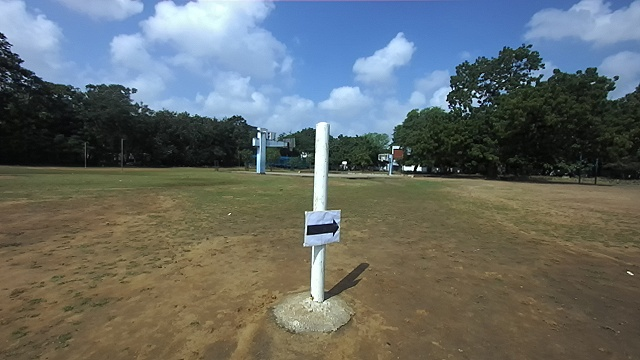
#> input picture learning_tasks/learning_task_1/arrow_right_2.jpg, 640 x 360 px
$ python arrow_dir_11.py
#> lines starting #> are read from the running program, lines starting #| are printed output that depends on the picture; after the words box and inside, x2 and y2 are one past the last pixel; in counts of white or black regions, pixels touching at a corner belong together
import cv2
import numpy as np

INPUT_IMAGE      = "arrow_right_2.jpg"

ROI_X_START      = 0.30
ROI_X_END        = 0.80
ROI_Y_START      = 0.40
ROI_Y_END        = 0.70

SCALE            = 4
DARK_THRESHOLD   = 80
BLACK_RATIO_MIN  = 0.70
MIN_CONTOUR_AREA = 200
ASPECT_MIN       = 0.8
ASPECT_MAX       = 4.0

def preprocess_with_blur(original):
    gray = cv2.cvtColor(original, cv2.COLOR_BGR2GRAY)
    blurred = cv2.GaussianBlur(gray, (1,1), 0)
    _, binary = cv2.threshold(blurred, DARK_THRESHOLD, 255, cv2.THRESH_BINARY_INV)

    # cv2.imshow("Debug 1: Original Image", binary)
    # cv2.waitKey(0)

    cnts, _ = cv2.findContours(binary, cv2.RETR_EXTERNAL, cv2.CHAIN_APPROX_SIMPLE)

    cleaned = original.copy()
    for c in cnts:
        if cv2.contourArea(c) > 1000:
            cv2.drawContours(cleaned, [c], -1, (255, 255, 255), thickness=cv2.FILLED)

    return cleaned

def get_roi(image):
    h, w = image.shape[:2]
    x0, x1 = int(w * ROI_X_START), int(w * ROI_X_END)
    y0, y1 = int(h * ROI_Y_START), int(h * ROI_Y_END)
    return image[y0:y1, x0:x1], (x0, y0)

def upscale(image):
    h, w = image.shape[:2]
    return cv2.resize(image, (w * SCALE, h * SCALE), interpolation=cv2.INTER_CUBIC)

def find_arrow_contours(gray):
    blurred = cv2.GaussianBlur(gray, (5, 5), 0)
    _, binary = cv2.threshold(blurred, DARK_THRESHOLD, 255, cv2.THRESH_BINARY_INV)

    kernel = cv2.getStructuringElement(cv2.MORPH_RECT, (3, 3))
    binary = cv2.morphologyEx(binary, cv2.MORPH_CLOSE, kernel, iterations=2)
    binary = cv2.morphologyEx(binary, cv2.MORPH_OPEN, kernel, iterations=1)

    cnts, _ = cv2.findContours(binary, cv2.RETR_EXTERNAL, cv2.CHAIN_APPROX_SIMPLE)

    candidates = []
    for c in cnts:
        if cv2.contourArea(c) < MIN_CONTOUR_AREA:
            continue
        mask = np.zeros(gray.shape, np.uint8)
        cv2.drawContours(mask, [c], -1, 255, thickness=cv2.FILLED)
        pix = gray[mask == 255]
        if len(pix) == 0:
            continue
        black_ratio = np.sum(pix <= DARK_THRESHOLD) / len(pix)
        if black_ratio < BLACK_RATIO_MIN:
            continue
        x, y, w, h = cv2.boundingRect(c)
        aspect = w / h if h > 0 else 0
        if not (ASPECT_MIN <= aspect <= ASPECT_MAX):
            continue
        candidates.append((c, cv2.contourArea(c), x, y, w, h, black_ratio))

    if len(candidates) > 1:
        candidates.sort(key=lambda t: t[1], reverse=True)
        candidates = [candidates[0]]

    return candidates, binary

# =========================================================================
# --- CHANGED SECTION 1: BULLETPROOF TEMPLATE MATCHING ---
# =========================================================================
def evaluate_half_with_template(patch_bin, side):
    h, w = patch_bin.shape
    half_w = w // 2

    # 1. Extract the specific half of the binary patch FIRST
    strip = patch_bin[:, :half_w] if side == 'left' else patch_bin[:, half_w:]

    # 2. Get the EXACT dimensions of whatever strip we just extracted
    # (This completely prevents the bitwise size mismatch crash)
    strip_h, strip_w = strip.shape

    # 3. CREATE THE TEMPLATE: A solid white rectangle matching the exact strip size
    template = np.full((strip_h, strip_w), 255, dtype=np.uint8)

    # 4. Calculate Aspect Ratio of the template rectangle (Width / Height)
    template_aspect = float(strip_w) / strip_h if strip_h > 0 else 0

    # 5. FIT/SCORE THE TEMPLATE
    matching_pixels = cv2.bitwise_and(strip, template)
    score = np.sum(matching_pixels == 255) / (strip_h * strip_w) if (strip_h * strip_w) > 0 else 0

    return score, template_aspect


def detect_direction_from_contours(candidates):
    if not candidates:
        return None, 0, []
    sorted_by_area = sorted(candidates, key=lambda t: t[1], reverse=True)
    top2 = sorted_by_area[:2]
    top2.sort(key=lambda t: t[2])

    votes = {"left": 0, "right": 0}
    details = []

    for i, (c, area, x, y, w, h, br) in enumerate(top2):
        patch_bin = cv2.threshold(
            cv2.GaussianBlur(_big_gray[y:y+h, x:x+w], (3,3), 0),
            DARK_THRESHOLD, 255, cv2.THRESH_BINARY_INV)[1]

        left_score, left_aspect = evaluate_half_with_template(patch_bin, 'left')
        right_score, right_aspect = evaluate_half_with_template(patch_bin, 'right')

        print(f"\n--- Template Analysis for Shape {i+1} ---")
        print(f"Template Aspect Ratio: {left_aspect:.2f}")
        print(f"Left Half Rectangle Fit Score:  {left_score*100:.1f}%")
        print(f"Right Half Rectangle Fit Score: {right_score*100:.1f}%")

        if left_score < right_score:
            votes["left"] += 1
            print("Result: Triangle detected on the LEFT.")
        else:
            votes["right"] += 1
            print("Result: Triangle detected on the RIGHT.")

        details.append({
            "contour": c, "area": area, "x": x, "y": y, "w": w, "h": h,
            "patch_bin": patch_bin,
            "left_score": left_score, "right_score": right_score
        })

    if votes["right"] > votes["left"]:
        direction, confidence = "right", 1.0
    elif votes["left"] > votes["right"]:
        direction, confidence = "left", 1.0
    else:
        if len(details) >= 2:
            if details[1]["right_score"] < details[0]["left_score"]:
                direction, confidence = "right", 0.6
            else:
                direction, confidence = "left", 0.6
        else:
            d = details[0]
            if d["right_score"] < d["left_score"]:
                direction, confidence = "right", 0.5
            else:
                direction, confidence = "left", 0.5
    return direction, confidence, details

_big_gray = None

def detect_arrow(image_path):
#> called with image_path = 'arrow_right_2.jpg'
    global _big_gray
    original = cv2.imread(image_path)
#> original is the input picture: shape (360, 640, 3); mean B, G, R 104.5, 106.7, 100.9
    if original is None:
        raise FileNotFoundError(f"Cannot load: {image_path}")
    original = preprocess_with_blur(original)
#> in preprocess_with_blur, `_, binary = cv2.threshold(blurred, DARK_THRESHOLD, 255, cv2.THRESH_BIN..`:
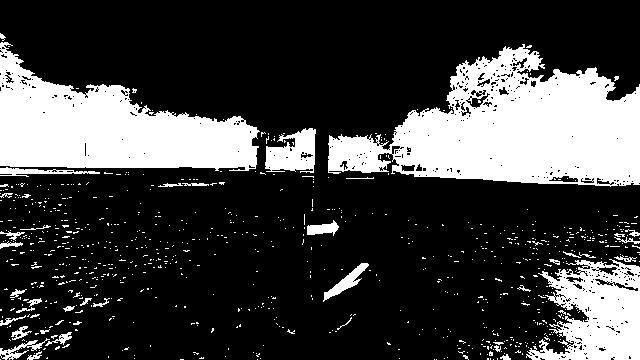
#> binary: shape (360, 640); 25% white; 810 white regions (768 under 20 px)
#> in preprocess_with_blur, `cnts, _ = cv2.findContours(binary, cv2.RETR_EXTERNAL, cv2.CHAIN_APPROX..`: cnts = 804 contours, 777 with area under 20; largest, box (x1, y1, x2, y2) and area: (328, 44, 640, 187) 26290, (0, 42, 260, 171) 17734, (526, 259, 640, 360) 7350, (265, 128, 316, 173) 1438, (323, 263, 369, 302) 428
#> the loop in preprocess_with_blur, `for c in cnts:` made 804 passes
#> c on passes 1 to 3: [[493, 359]], [[436, 359]], [[434, 359]]

    orig_gray = cv2.cvtColor(original, cv2.COLOR_BGR2GRAY)
    oh, ow = original.shape[:2]

    roi_color, (roi_x0, roi_y0) = get_roi(original)
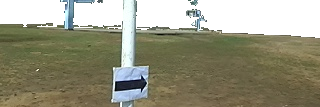
#> roi_color: shape (107, 320, 3); mean B, G, R 129.2, 149.8, 151.3
#> roi_x0 = 192; roi_y0 = 144
    roi_gray,  _                = get_roi(orig_gray)

    big_color = upscale(roi_color)
    _big_gray = upscale(roi_gray)

    candidates, binary = find_arrow_contours(_big_gray)
#> in find_arrow_contours, `kernel = cv2.getStructuringElement(cv2.MORPH_RECT, (3, 3))`: kernel = [[1, 1, 1], [1, 1, 1], [1, 1, 1]]
#> in find_arrow_contours, `cnts, _ = cv2.findContours(binary, cv2.RETR_EXTERNAL, cv2.CHAIN_APPROX..`: cnts = 50 contours, 29 with area under 20; largest, box (x1, y1, x2, y2) and area: (460, 304, 587, 367) 4440, (618, 134, 730, 142) 644, (0, 157, 68, 168) 550, (106, 151, 132, 162) 190, (440, 128, 487, 135) 156
#> the loop in find_arrow_contours, `for c in cnts:` made 50 passes
#> c on passes 1, 2, 3, 4, 5, 7, 8, 11: [[475, 412], [475, 416], [477, 416], [477, 412]], [[439, 399], [439, 404], [441, 404], [441, 399]], [[867, 396], [867, 398], [869, 398], [869, 396]], [[1179, 393], [1179, 395], [1184, 395], [1184, 393]], [[139, 393], [139, 395], [143, 395], [143, 393]], [[444, 391], [444, 393], [446, 393], [446, 391]], [[1278, 379], [1278, 381], [1279, 381], [1279, 379]], [[1138, 377], [1138, 379], [1140, 379], [1140, 377]]
#> after the loop in find_arrow_contours, `for c in cnts:`:
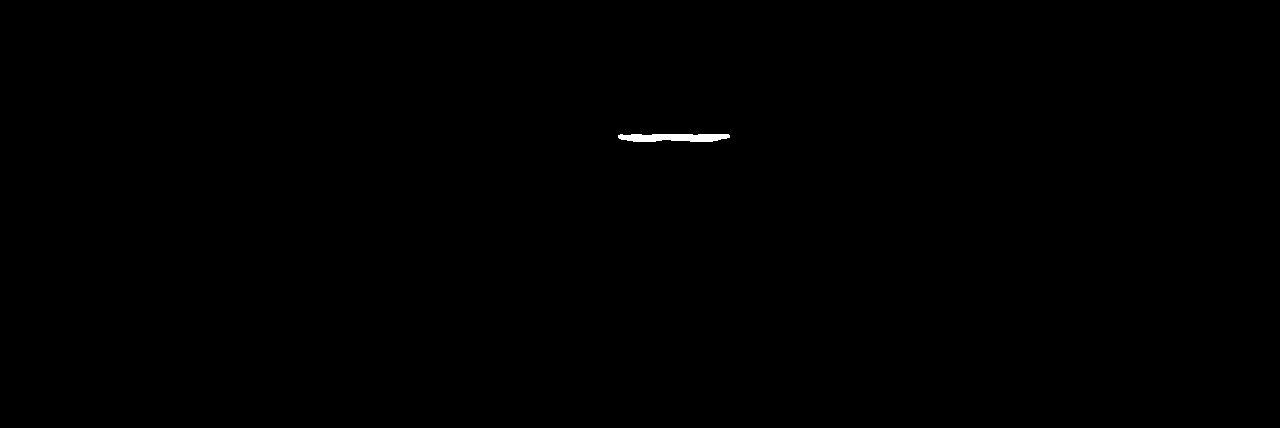
#> mask: shape (428, 1280); 0.14% white; 1 white region, box (x1, y1, x2, y2) and area: (618, 134, 730, 142) 758
#> after the loop in find_arrow_contours, `for c in cnts:`: candidates = 1 item
#> candidates = 1 item
    direction, confidence, details = detect_direction_from_contours(candidates)
#> the loop in detect_direction_from_contours, `for i, (c, area, x, y, w, h, br) in enumerate(top2):` made 1 pass
#> (area, x, y, br) on pass 1: (4440.5, 460, 304, 0.999)
#> (printed output is left out)
#> pass 1, in detect_direction_from_contours, `patch_bin = cv2.threshold( cv2.GaussianBlur(_big_gray[y:y+h, x:x+w], (..`:
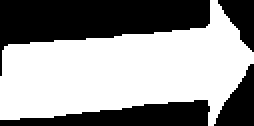
#> patch_bin: shape (63, 127) (shown 2 times larger); 57.8% white; 4 black regions, box (x1, y1, x2, y2) and area: (0, 0, 105, 38) 1949, (0, 50, 105, 63) 814, (107, 32, 127, 63) 350, (109, 0, 127, 26) 260
#> pass 1, in evaluate_half_with_template (call 2), `strip = patch_bin[:, :half_w] if side == 'left' else patch_bin[:, half..`:
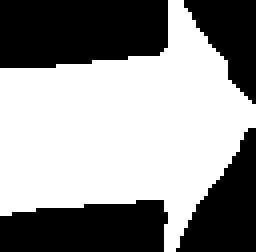
#> strip: shape (63, 64) (shown 4 times larger); 57% white; 4 black regions, box (x1, y1, x2, y2) and area: (0, 0, 42, 17) 654, (0, 50, 42, 63) 469, (44, 32, 64, 63) 350, (46, 0, 64, 26) 260
#> after the loop in detect_direction_from_contours, `for i, (c, area, x, y, w, h, br) in enumerate(top2):`: votes = {'left': 0, 'right': 1}
#> direction = 'right'; confidence = 1; details = 1 item

    print("\n-------------------------------------")
    if direction:
        print(f"FINAL DECISION: Arrow pointing {direction.upper()} (Confidence: {confidence:.2f})")
#| FINAL DECISION: Arrow pointing RIGHT (Confidence: 1.00)
    else:
        print("Could not determine arrow direction.")
    print("-------------------------------------\n")

    result_vis = original.copy()
    for d in details:
        ox = roi_x0 + d["x"] // SCALE
        oy = roi_y0 + d["y"] // SCALE
        cv2.rectangle(result_vis, (ox, oy),
                      (ox + d["w"]//SCALE, oy + d["h"]//SCALE), (0, 220, 0), 2)
        cv2.drawContours(result_vis, [d["contour"]], -1, (255, 0, 0), 2)
#> this loop made 1 pass
#> (ox, oy) on pass 1: (307, 220)
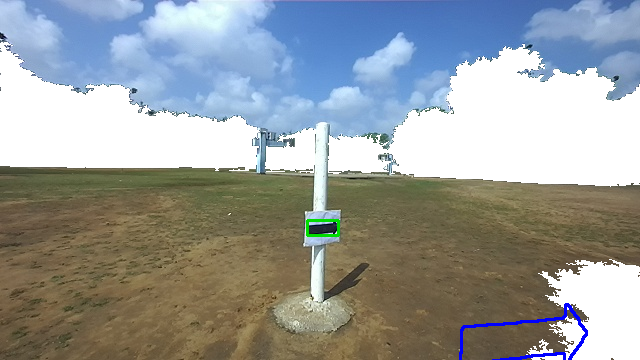
#> result_vis: shape (360, 640, 3); mean B, G, R 156.1, 156.1, 151.3

    if direction:
        cv2.putText(result_vis, f"ARROW: {direction.upper()}",
                    (roi_x0, roi_y0 - 10), cv2.FONT_HERSHEY_SIMPLEX,
                    0.8, (0, 200, 0), 2)
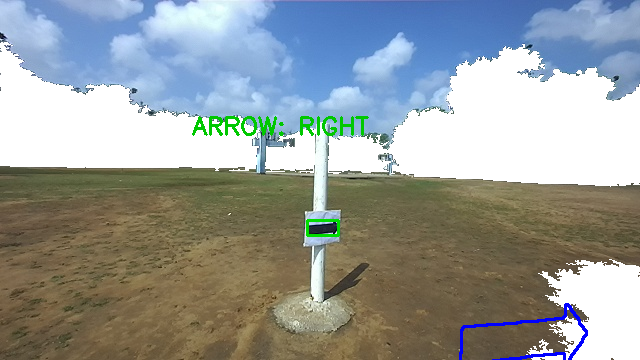
#> result_vis: shape (360, 640, 3); 0.6% of pixels changed, all inside (x1, y1, x2, y2) = (192, 116, 369, 136)

    cv2.imshow("Arrow Detection Result", result_vis)
    cv2.waitKey(0)
    cv2.destroyAllWindows()

    return direction, confidence

if __name__ == "__main__":
    import sys
    path = sys.argv[1] if len(sys.argv) > 1 else INPUT_IMAGE
    detect_arrow(path)

$ run again, with learning_tasks/learning_task_1/arrow_right_3.jpg copied over learning_tasks/learning_task_1/arrow_right_2.jpg
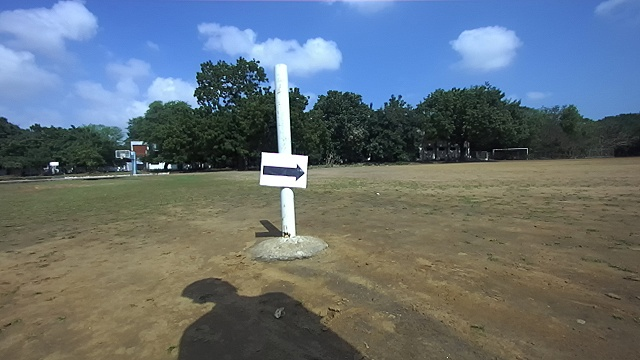
#> input picture learning_tasks/learning_task_1/arrow_right_3.jpg, 640 x 360 px
#> in detect_arrow, original is the input picture: shape (360, 640, 3); mean B, G, R 117.9, 111.7, 100.9
#> in preprocess_with_blur, `_, binary = cv2.threshold(blurred, DARK_THRESHOLD, 255, cv2.THRESH_BIN..`:
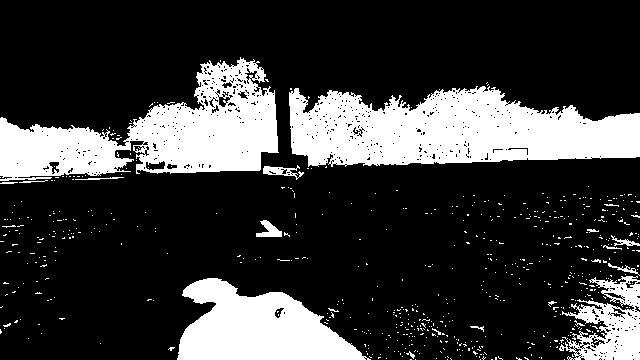
#> binary: shape (360, 640); 22.8% white; 608 white regions (588 under 20 px)
#> in preprocess_with_blur, `cnts, _ = cv2.findContours(binary, cv2.RETR_EXTERNAL, cv2.CHAIN_APPROX..`: cnts = 601 contours, 593 with area under 20; largest, box (x1, y1, x2, y2) and area: (289, 86, 640, 167) 20024, (0, 57, 279, 181) 16976, (177, 278, 371, 360) 9557, (559, 276, 640, 360) 3700, (263, 165, 304, 180) 220, (256, 220, 282, 237) 203, (611, 235, 640, 246) 75, (608, 263, 640, 276) 56
#> the loop in preprocess_with_blur, `for c in cnts:` made 601 passes
#> c on passes 1 to 3: [[564, 359]], [[491, 359], [492, 359]], [[480, 359]]
#> roi_x0 = 192; roi_y0 = 144
#> kernel = [[1, 1, 1], [1, 1, 1], [1, 1, 1]]
#> in find_arrow_contours, `cnts, _ = cv2.findContours(binary, cv2.RETR_EXTERNAL, cv2.CHAIN_APPROX..`: cnts = 31 contours, 14 with area under 20; largest, box (x1, y1, x2, y2) and area: (285, 86, 433, 130) 3777, (254, 306, 361, 373) 3652, (417, 111, 448, 143) 310, (368, 354, 384, 365) 92, (1096, 390, 1111, 399) 64
#> the loop in find_arrow_contours, `for c in cnts:` made 31 passes
#> c on passes 5, 10, 11, 16, 19, 21, 22, 29: [[1165, 376], [1165, 379], [1168, 379], [1168, 376]], [[777, 341], [777, 343], [779, 343], [779, 341]], [[415, 319], [415, 321], [417, 321], [417, 319]], [[936, 277], [936, 279], [941, 279], [941, 277]], [[1055, 247], [1055, 249], [1060, 249], [1060, 247]], [[1128, 233], [1128, 235], [1131, 235], [1131, 233]], [[409, 198], [409, 207], [411, 207], [411, 198]], [[790, 82], [790, 84], [792, 84], [792, 82]]
#> after the loop in find_arrow_contours, `for c in cnts:`: candidates = 3 items
#> in detect_arrow, `candidates, binary = find_arrow_contours(_big_gray)`: candidates = 1 item
#> the loop in detect_direction_from_contours, `for i, (c, area, x, y, w, h, br) in enumerate(top2):` made 1 pass
#> (area, x, y, br) on pass 1: (3777, 285, 86, 0.854)
#> (printed output is left out)
#> after the loop in detect_direction_from_contours, `for i, (c, area, x, y, w, h, br) in enumerate(top2):`: votes = {'left': 0, 'right': 1}
#> in detect_arrow, `direction, confidence, details = detect_direction_from_contours(candid..`: direction = 'right'; confidence = 1; details = 1 item
#| FINAL DECISION: Arrow pointing RIGHT (Confidence: 1.00)
#> the loop in detect_arrow, `for d in details:` made 1 pass
#> (ox, oy) on pass 1: (263, 165)
#> in detect_arrow, `cv2.putText(result_vis, f"ARROW: {direction.upper()}", (roi_x0, roi_y0..`:
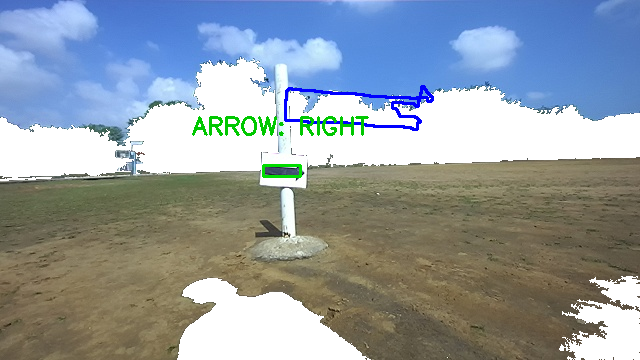
#> result_vis: shape (360, 640, 3); mean B, G, R 163, 156.1, 145.6

$ run again, with learning_tasks/learning_task_1/arrow_left.jpg copied over learning_tasks/learning_task_1/arrow_right_2.jpg
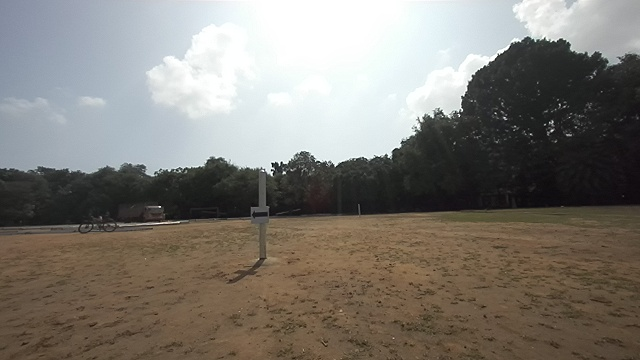
#> input picture learning_tasks/learning_task_1/arrow_left.jpg, 640 x 360 px
#> in detect_arrow, original is the input picture: shape (360, 640, 3); mean B, G, R 115.6, 122.6, 127.1
#> in preprocess_with_blur, `_, binary = cv2.threshold(blurred, DARK_THRESHOLD, 255, cv2.THRESH_BIN..`:
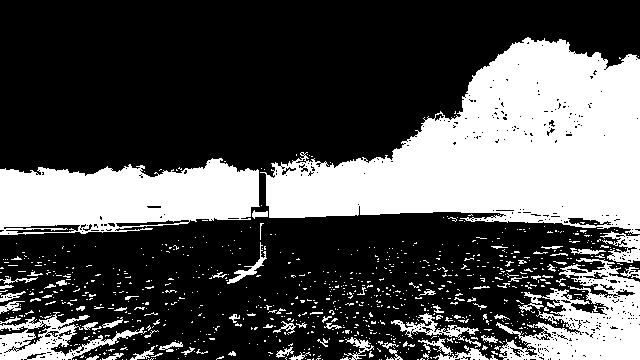
#> binary: shape (360, 640); 32.5% white; 881 white regions (801 under 20 px)
#> in preprocess_with_blur, `cnts, _ = cv2.findContours(binary, cv2.RETR_EXTERNAL, cv2.CHAIN_APPROX..`: cnts = 872 contours, 837 with area under 20; largest, box (x1, y1, x2, y2) and area: (260, 37, 640, 234) 42241, (0, 158, 260, 235) 14596, (496, 258, 640, 360) 7500, (0, 312, 147, 360) 2696, (600, 231, 640, 263) 614
#> the loop in preprocess_with_blur, `for c in cnts:` made 872 passes
#> c on passes 1 to 3: [[417, 359], [418, 359]], [[381, 359]], [[379, 359]]
#> roi_x0 = 192; roi_y0 = 144
#> kernel = [[1, 1, 1], [1, 1, 1], [1, 1, 1]]
#> in find_arrow_contours, `cnts, _ = cv2.findContours(binary, cv2.RETR_EXTERNAL, cv2.CHAIN_APPROX..`: cnts = 56 contours, 33 with area under 20; largest, box (x1, y1, x2, y2) and area: (238, 266, 306, 300) 1432, (1202, 407, 1264, 428) 490, (271, 315, 287, 383) 300, (1100, 279, 1134, 294) 241, (1156, 279, 1194, 290) 234
#> the loop in find_arrow_contours, `for c in cnts:` made 56 passes
#> c on passes 1, 2, 4, 15, 16, 18, 20, 21: [[836, 426], [836, 427], [840, 427], [840, 426]], [[662, 426], [662, 427], [664, 427], [664, 426]], [[0, 413], [0, 415], [1, 415], [1, 413]], [[14, 371], [14, 373], [17, 373], [17, 371]], [[332, 360], [332, 363], [334, 363], [334, 360]], [[1210, 310], [1210, 312], [1213, 312], [1213, 310]], [[101, 307], [101, 309], [104, 309], [104, 307]], [[91, 303], [91, 307], [97, 307], [97, 303]]
#> after the loop in find_arrow_contours, `for c in cnts:`: candidates = 2 items
#> in detect_arrow, `candidates, binary = find_arrow_contours(_big_gray)`: candidates = 1 item
#> the loop in detect_direction_from_contours, `for i, (c, area, x, y, w, h, br) in enumerate(top2):` made 1 pass
#> (area, x, y, br) on pass 1: (1432.5, 238, 266, 0.986)
#> (printed output is left out)
#> after the loop in detect_direction_from_contours, `for i, (c, area, x, y, w, h, br) in enumerate(top2):`: votes = {'left': 0, 'right': 1}
#> in detect_arrow, `direction, confidence, details = detect_direction_from_contours(candid..`: direction = 'right'; confidence = 1; details = 1 item
#| FINAL DECISION: Arrow pointing RIGHT (Confidence: 1.00)
#> the loop in detect_arrow, `for d in details:` made 1 pass
#> (ox, oy) on pass 1: (251, 210)
#> in detect_arrow, `cv2.putText(result_vis, f"ARROW: {direction.upper()}", (roi_x0, roi_y0..`:
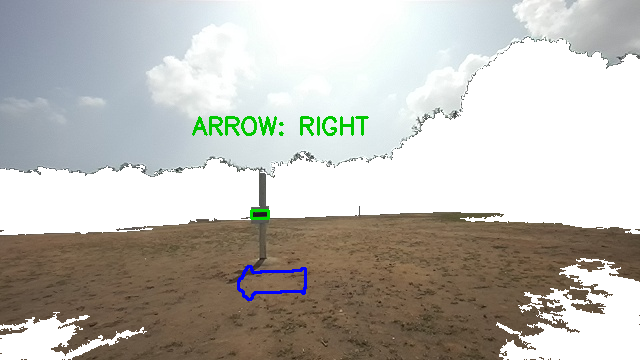
#> result_vis: shape (360, 640, 3); mean B, G, R 179, 185.3, 187.7
